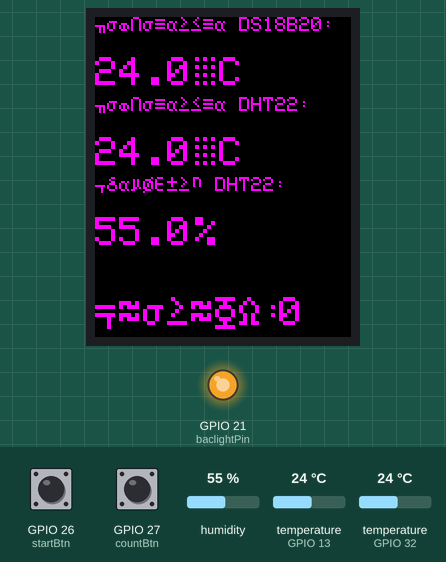
This program was run on a simulated ESP32. Parts: 128×160 colour display, output pins drawn as LEDs (lit = HIGH). The test bench sets the inputs (shaded band); at power-on: GPIO 27 (countBtn) HIGH, GPIO 26 (startBtn) HIGH, temperature (sensors on GPIO 13, GPIO 32) 24 °C, humidity 55 %. What the program prints to the serial monitor is not drawn.

Above: at 3.3 s.
3.4 s: GPIO 27 (countBtn) pulled LOW for 2.65 s
At 4.8 s:
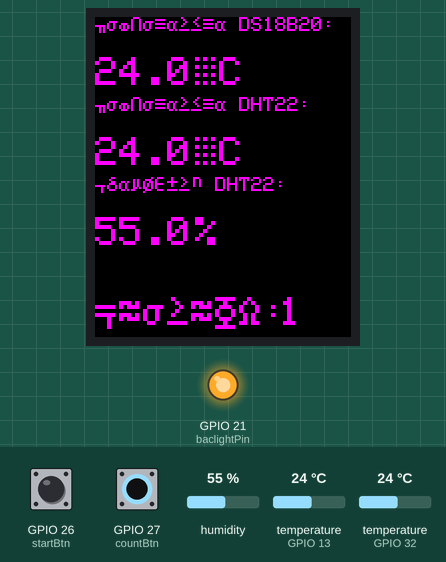
7.5 s: GPIO 26 (startBtn) pulled LOW for 2.65 s
At 10.3 s:
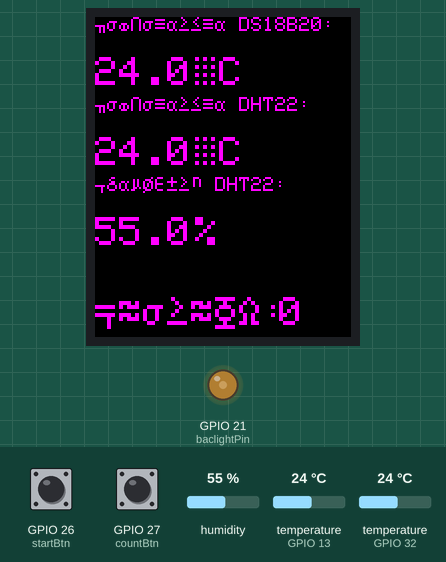
11.6 s: temperature (sensor on GPIO 13) set to 12 °C
At 13.8 s:
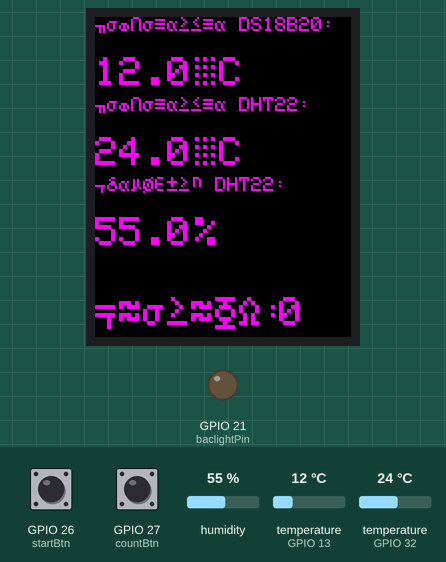
14.6 s: temperature (sensor on GPIO 32) set to 12 °C
At 16.2 s:
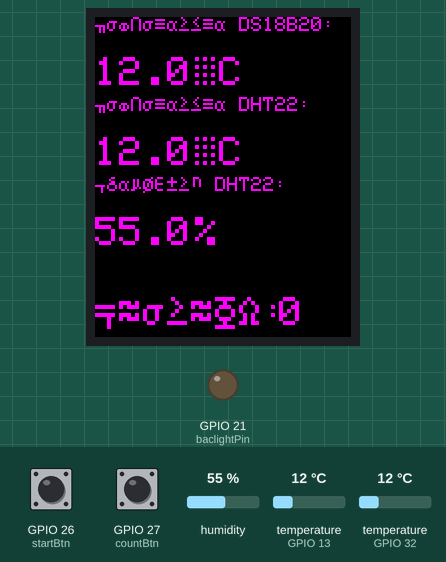
17.6 s: temperature (sensor on GPIO 13) set to 19 °C
At 19.6 s:
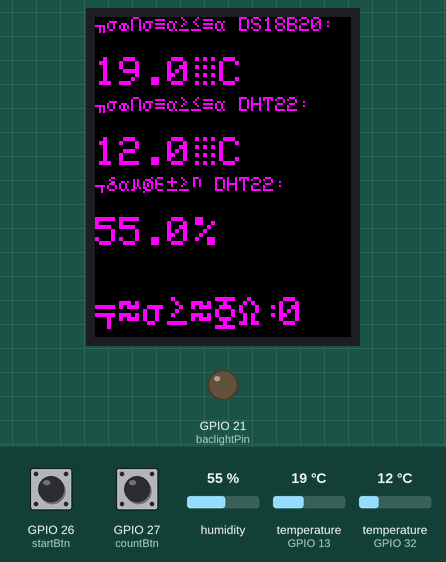
20.6 s: temperature (sensor on GPIO 32) set to 19 °C
At 23.2 s:
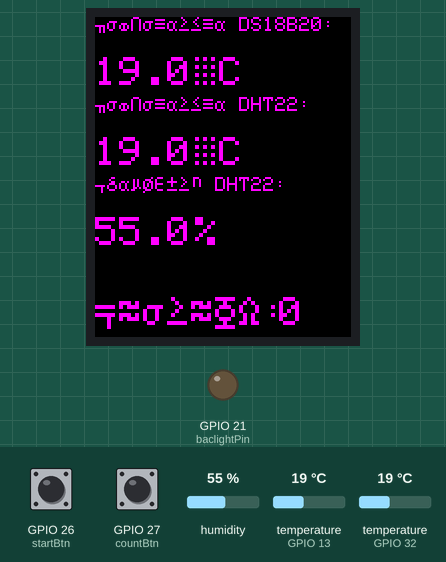
Timing chart, 0 to 24.6 s (numbered marks = the images above; inputs shaded):
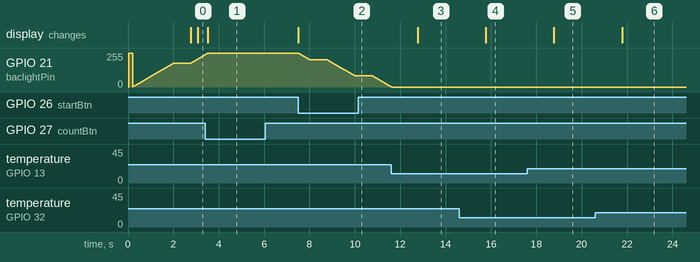

Measured:
- after the input at 3.4 s, the display: changes after 0.12 s (image 1)
- after the input at 7.5 s, GPIO 21 (baclightPin): moves from 255/255 to 2/255 over 4.1 s, starting at once; the display: changes at once (image 2)
- after the input at 11.6 s, the display: changes after 1.2 s (image 3)
- after the input at 14.6 s, the display: changes after 1.2 s (image 4)
- after the input at 17.6 s, the display: changes after 1.2 s (image 5)
- after the input at 20.6 s, the display: changes after 1.2 s (image 6)

The program:

main.cpp
```cpp
#include <Arduino.h>
#include <OneWire.h>
#include <DallasTemperature.h>
#include <Adafruit_GFX.h>
#include <Adafruit_ST7735.h>
#include <Adafruit_I2CDevice.h>
#include <SPI.h>
#include "DHT.h"
#include <EncButton.h>

#include <rus.h>
#include <sounds.h>

#define TFT_CS 5
#define TFT_DC 2
#define TFT_RST 4
#define baclightPin 21
Adafruit_ST7735 tft = Adafruit_ST7735(TFT_CS, TFT_DC, TFT_RST);

#define displayColor ST7735_BLACK
#define textColor ST7735_MAGENTA

// bool btnFlag = false;
#define tempPin 13
#define dhtPin 32
#define DHTTYPE DHT22
DHT dht(dhtPin, DHTTYPE);

// char sensorPrintout[4];
#define startBtn 26
int backlight = 0;
volatile bool startFlag = true;
const int freq = 5000;
const int ledChannel = 0;
const int resolution = 8;
unsigned long timeFade;
unsigned long delFade = 10;

#define countBtn 27
volatile unsigned long countBtnTimer;
volatile unsigned long delCountBtn = 300;

volatile int count = 0;
int newCount = 0;

// #define buzBtn 27
// int buzPin = 33;
// volatile int btnClk = 0;
// volatile int songNum = 0;

unsigned long timerDS;
unsigned long timerDHT;
unsigned long delDS = 2000;
unsigned long delDHT = 3000;

float tempC, humDHT, tempDHT, newTempDS, oldTempDS, oldTempDHT, newTempDHT, newHumDHT;

const int busPin = tempPin;
OneWire bus(busPin);
DallasTemperature sensors(&bus);
DeviceAddress sensor;

// String utf8rus(String source);
void tempReadDS();
void tempReadDHT();
void updateTempDS();
void updateTempDHT();
void displayInit();
// void goToSleep();
// void setFlag();
// void wakeUp();
// void startBtnClick();
void playMusic();
void stopMusic();
void countFunc();
void fadeFunc();
void fadeFuncFlag();
void countUpdate();

void setup()
{
  // put your setup code here, to run once:

  Serial.begin(115200);
  sensors.begin();
  if (!sensors.getAddress(sensor, 0))
  {
    Serial.println("NO DS18B20 FOUND!");
  }

  dht.begin();
  // pinMode(buzPin, OUTPUT);
  pinMode(countBtn, INPUT_PULLUP);
  pinMode(startBtn, INPUT_PULLUP);
  pinMode(baclightPin, OUTPUT);
  // digitalWrite(baclightPin, HIGH);
  attachInterrupt(countBtn, countFunc, FALLING);
  attachInterrupt(startBtn, fadeFuncFlag, FALLING);
  ledcSetup(ledChannel, freq, resolution);
  ledcAttachPin(baclightPin, ledChannel);

  displayInit();

  // test();
  // piratesSong();
}

void loop()
{

  tempReadDS();
  updateTempDS();
  tempReadDHT();
  updateTempDHT();
  countUpdate();
  fadeFunc();
  // playMusic();
}

void displayInit()
{
  tft.cp437(true);
  pinMode(baclightPin, OUTPUT);
  digitalWrite(baclightPin, HIGH);
  tft.initR(INITR_GREENTAB);
  tft.setRotation(2);
  tft.setTextWrap(false);
  tft.fillScreen(displayColor); //Очистить дисплей
  tft.setCursor(0, 0);          //Поставить курсор Х У
  tft.setTextColor(textColor);  //Цвет шрифта
  tft.setTextSize(1);           //Размер шрифта
  tft.println(utf8rus("Температура DS18B20:"));
  tft.setTextSize(2);
  tft.setCursor(50, 20);
  tft.print("\xB0"
            "C");

  tft.setCursor(0, 40);        //Поставить курсор Х У
  tft.setTextColor(textColor); //Цвет шрифта
  tft.setTextSize(1);          //Размер шрифта
  tft.println(utf8rus("Температура DHT22:"));
  tft.setTextSize(2);
  tft.setCursor(50, 60);
  tft.print("\xB0"
            "C");

  tft.setCursor(0, 80);        //Поставить курсор Х У
  tft.setTextColor(textColor); //Цвет шрифта
  tft.setTextSize(1);          //Размер шрифта
  tft.println(utf8rus("Влажность DHT22:"));
  tft.setTextSize(2);
  tft.setCursor(50, 100);
  tft.print("%");

  tft.setCursor(0, 140);       //Поставить курсор Х У
  tft.setTextColor(textColor); //Цвет шрифта
  tft.setTextSize(2);          //Размер шрифта
  tft.println(utf8rus("Счетчик:"));
  tft.setCursor(92, 140);
  tft.println(count);
}

void tempReadDS()
{
  if (millis() - timerDS >= delDS)
  {
    timerDS = millis();

    sensors.requestTemperatures();
    tempC = sensors.getTempC(sensor);
    newTempDS = tempC;

    // Serial.print("tempC");
    // Serial.print("-");
    // Serial.print(tempC);
    // Serial.print(" ");
    // Serial.print("newTemp");
    // Serial.print("-");
    // Serial.print(newTempDS);
    // Serial.print(" ");
    // Serial.print("oldTemp");
    // Serial.print("-");
    // Serial.println(oldTempDS);
  }
}

void tempReadDHT()
{
  if (millis() - timerDHT >= delDHT)
  {
    timerDHT = millis();

    humDHT = dht.readHumidity();
    tempDHT = dht.readTemperature();
    newTempDHT = tempDHT;
    newHumDHT = humDHT;
  }
}

void updateTempDS()
{
  if (newTempDS != oldTempDS)
  {
    tft.setTextColor(textColor, displayColor);
    tft.setTextSize(2);
    tft.setCursor(0, 20);
    tft.print(tempC, 1);
    oldTempDS = newTempDS;
    Serial.println("New data DS");
  }
}

void updateTempDHT()
{
  if (newTempDHT != oldTempDHT)
  {
    tft.setTextColor(textColor, displayColor);
    tft.setTextSize(2);
    tft.setCursor(0, 60);
    tft.print(tempDHT, 1);
    tft.setCursor(0, 100);
    tft.print(humDHT, 1);
    oldTempDHT = newTempDHT;
    Serial.println("New data DHT");
    // Serial.print("Old Temp DHT = ");
    // Serial.print(oldTempDHT);
    // Serial.print("New temp DHT = ");
    // Serial.print(newTempDHT);
  }
}
// void playMusic()
// {
//   // int buttonState = digitalRead(buzBtn); // read new state
//   // volatile int songNum = 0;
//   int songCount = 2;
//   if(songNum = 0){
//     digitalWrite(buzPin,LOW);
//   }
//     else if(songNum == 1){
// piratesSong();
//   }
//   else if(songNum == 2){
//     marioMario();
//   }
//   if(songNum > songCount) {
//     songNum = 0;
//   }
// }

// void stopMusic(){
//   digitalWrite(buzPin, LOW);
//   Serial.println("Stop Music");
// }

void countFunc()
{
  detachInterrupt(countBtn);
  if (millis() - countBtnTimer >= delCountBtn)
  {
    countBtnTimer = millis();
    count++;
    Serial.println(count);
  }
  attachInterrupt(countBtn, countFunc, FALLING);
}

void fadeFunc()
{
  if (startFlag == true)
    for (; backlight <= 255 && millis() - timeFade >= delFade; backlight++)
    {
      timeFade = millis();
      // меняем яркость светодиода
      ledcWrite(ledChannel, backlight);
    }
  else
  {
    for (; backlight >= 0 && millis() - timeFade >= delFade; backlight--)
    {
      timeFade = millis();
      // меняем яркость светодиода при помощи ШИМ:
      ledcWrite(ledChannel, backlight);
    }
    count = 0;
    tft.setTextColor(textColor, displayColor); //Цвет шрифта сиреневый
    tft.setCursor(92, 140);
    tft.println("0   ");
  }
}

void fadeFuncFlag()
{
  detachInterrupt(startBtn);
  if (millis() - countBtnTimer >= (delCountBtn * 2))
  {
    countBtnTimer = millis();
    startFlag = !startFlag;
    Serial.print("StartFlag = ");
    Serial.println(startFlag);
  }
  attachInterrupt(startBtn, fadeFuncFlag, FALLING);
}

void countUpdate()
{
  if (newCount != count)
  {
    // tft.setCursor(0, 140);                     //Поставить курсор Х У
    tft.setTextColor(textColor, displayColor); //Цвет шрифта сиреневый
    tft.setCursor(92, 140);
    tft.println(count);
    // Serial.println(count);
    newCount = count;
  }
}
```

display.cpp
```cpp
// #include <Arduino.h>
// #include <Adafruit_GFX.h>
// #include <Adafruit_ST7735.h>
// #include <Adafruit_I2CDevice.h>
// #include <SPI.h>

// #include <rus.h>

// #define TFT_CS 5
// #define TFT_DC 2
// #define TFT_RST 4
// #define BACKLIGHT 7
// Adafruit_ST7735 tft = Adafruit_ST7735(TFT_CS, TFT_DC, TFT_RST);

// #define displayColor 0x780F
// #define textColor ST7735_MAGENTA

// void displayInit()
// {
//     tft.cp437(true);
//     pinMode(BACKLIGHT, OUTPUT);
//     digitalWrite(BACKLIGHT, HIGH);
//     tft.initR(INITR_GREENTAB);
//     tft.setRotation(2);
//     tft.setTextWrap(false);
//     tft.fillScreen(0x780F);      //Очистить дисплей
//     tft.setCursor(0, 0);         //Поставить курсор Х У
//     tft.setTextColor(textColor); //Цвет шрифта сиреневый
//     tft.setTextSize(1);          //Размер шрифта "1"
//     tft.println(utf8rus("Температура:"));
//     tft.setTextSize(2);
//     tft.setCursor(50, 20);
//     tft.print("\xB0"
//               "C");
// }
// void updateDisplay()
// {
//     if (newTemp != oldTemp)
//     {
//         //  Serial.println(tempC);
//         tft.setTextColor(textColor, displayColor);
//         tft.setCursor(0, 20);
//         tft.print(tempC, 1);
//         oldTemp = newTemp;
//         Serial.println("New data");
//     }
// }
```

rus.cpp
```cpp
#include <Arduino.h>

String utf8rus(String source)
{
  int i, k;
  String target;
  unsigned char n;
  char m[2] = {'0', '\0'};

  k = source.length();
  i = 0;

  while (i < k)
  {
    n = source[i];
    i++;

    if (n >= 0xC0)
    {
      switch (n)
      {
      case 0xD0:
      {
        n = source[i];
        i++;
        if (n == 0x81)
        {
          n = 0xA8;
          break;
        }
        if (n >= 0x90 && n <= 0xBF)
          n = n + 0x30;
        break;
      }
      case 0xD1:
      {
        n = source[i];
        i++;
        if (n == 0x91)
        {
          n = 0xB8;
          break;
        }
        if (n >= 0x80 && n <= 0x8F)
          n = n + 0x70;
        break;
      }
      }
    }
    m[0] = n;
    target = target + String(m);
  }
  return target;
}
```

rus.h
```cpp
#pragma once

String utf8rus(String source);
```

sounds.h
```cpp
#pragma once

void test();
void starWars();
void piratesSong();
void pineSong();
void superMario();
void Play_Titanic();
void Play_CrazyFrog();
void marioMario();
```

tempSensors.cpp
```cpp
// #include <Arduino.h>
// #include <OneWire.h>
// #include <DallasTemperature.h>

// extern float tempC, newTemp, oldTemp;

// void tempRead()
// {
//   if (millis() - timer >= del)
//   {
//     timer = millis();

//     sensors.requestTemperatures();
//     tempC = sensors.getTempC(sensor);
//     newTemp = tempC;

//     Serial.print("tempC");
//     Serial.print("-");
//     Serial.print(tempC);
//     Serial.print(" ");
//     Serial.print("newTemp");
//     Serial.print("-");
//     Serial.print(newTemp);
//     Serial.print(" ");
//     Serial.print("oldTemp");
//     Serial.print("-");
//     Serial.println(oldTemp);
//   }
// }
```
